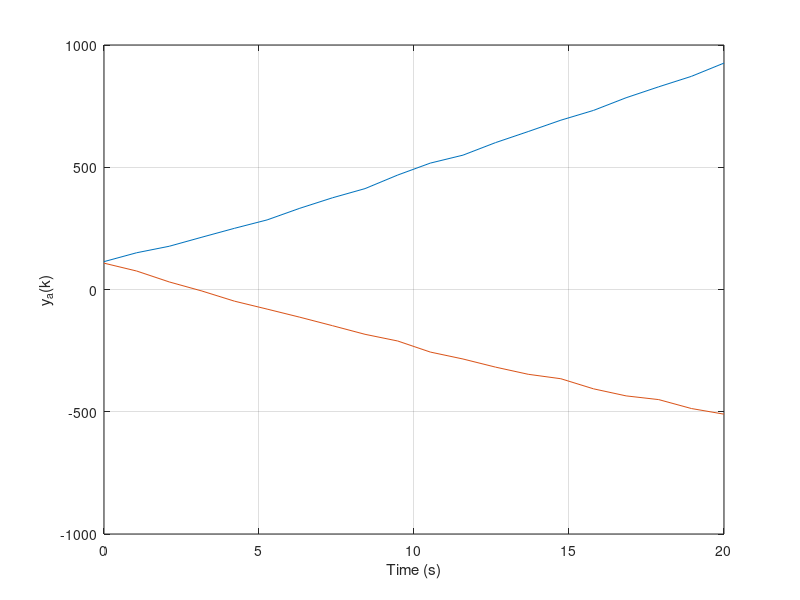
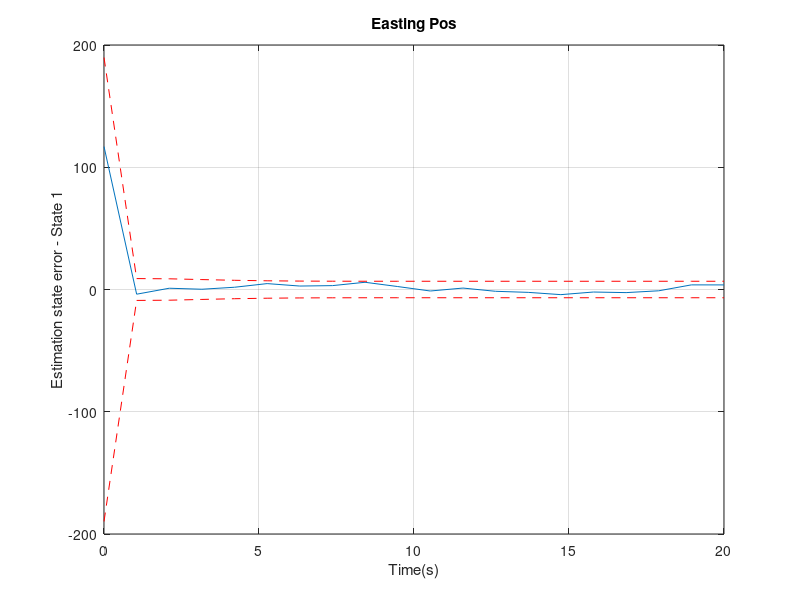
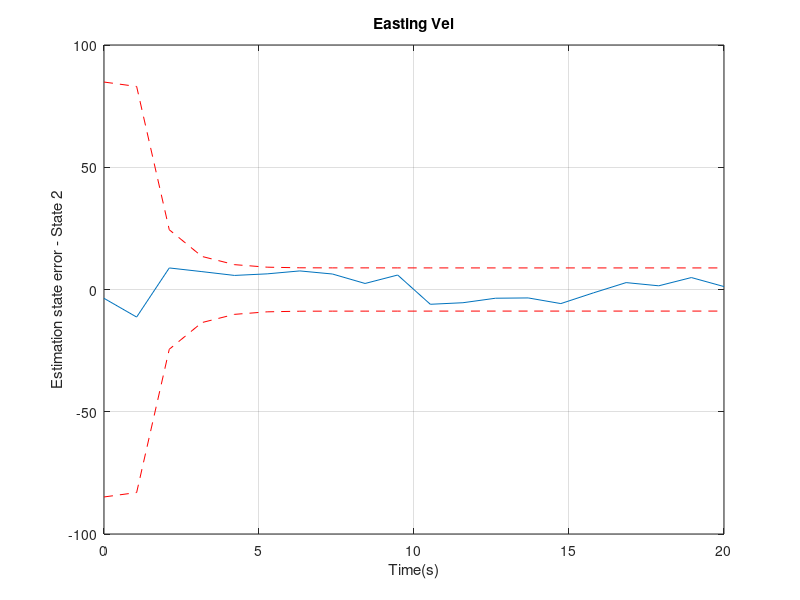
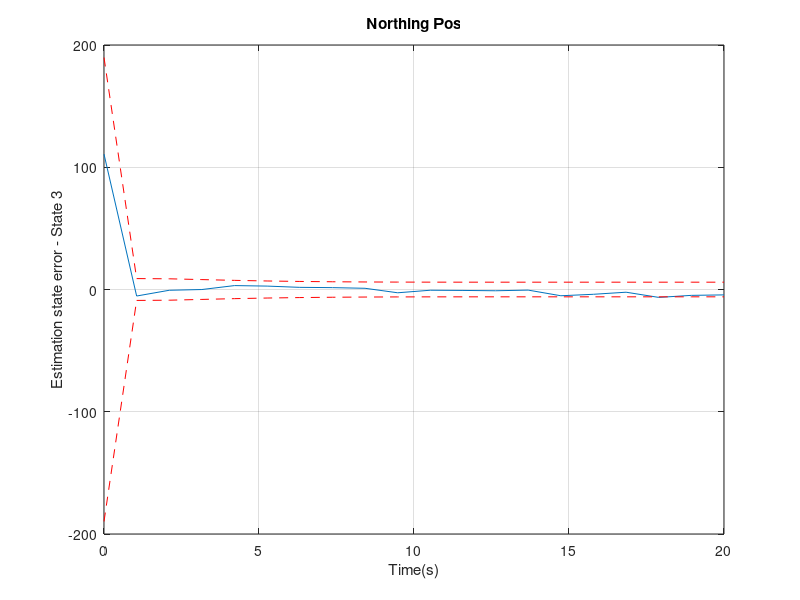

Reproduce these figures in MATLAB, in order. (Note: this script raises an error after producing the figures.)
clc
clear all
close all

%% Constants Definition
delta_t = 0.5;
time = linspace(0,300,300);
Omega_a = 0.045;
Omega_b = -0.045;

qw = 10;
W = qw*[2 0.05;0.05 0.5];

GamA = [0 0;1 0;0 0;0 1];
GamB = [0 0;1 0;0 0;0 1];

%%%%%%%%%%%%%%%%%%%%%%%%%%%%%%%%%%
%% PART A 
%%%%%%%%%%%%%%%%%%%%%%%%%%%%%%%%%%
A_mat = @(omega) [0 1 0 0;0 0 0 -omega;0 0 0 1;0 omega 0 0];
A_a = A_mat(Omega_a)
A_b = A_mat(Omega_b)

F_mat = @(omega, dt) [1, sin(omega * dt) / omega, 0, -(1 - cos(omega * dt)) / omega;
                      0, cos(omega * dt), 0, -sin(omega * dt);
                      0, (1 - cos(omega * dt)) / omega, 1, sin(omega * dt) / omega;
                      0, sin(omega * dt), 0, cos(omega * dt)];


Fa = F_mat(Omega_a, delta_t)
Fb = F_mat(Omega_b, delta_t)


Z = @(dt, A, gamma, W_mat) dt * [-A, gamma * W_mat * gamma'; zeros(4, 4), A'];

Za = Z(delta_t, A_a, GamA, W);
Zb = Z(delta_t, A_b, GamB, W);

e_za = expm(Za);
e_zb = expm(Zb);

FinvQA = e_za(1:4, 5:8);
Qa = (Fa')' * FinvQA

FinvQB = e_zb(1:4, 5:8);
Qb = (Fb')' * FinvQB


%%%%%%%%%%%%%%%%%%%%%%%%%%%
%% PART B - i
%%%%%%%%%%%%%%%%%%%%%%%%%%%
% set random number seed for consistency between runs
rng(100)

Ha=[1 0 0 0; 0 0 1 0];
Ra=[20 0.05; 0.05 20];

load('hw8problem1_data')
xa = xasingle_truth;

% generate noisy measurements 
for i = 1:length(xasingle_truth)
    noise = mvnrnd([0 0], Ra);
    y_k(:,i) = Ha * xasingle_truth(:,i) + noise';
end

figure(1)
time = linspace(0, 20, 20);
plot(time,y_k(:, 1:20))

xlabel('Time (s)')
ylabel('y_a(k)')
grid on


%%%%%%%%%%%%%%%%%%%%%%%%%%%%%%
%% PART B - ii 
%%%%%%%%%%%%%%%%%%%%%%%%%%%%%%
% initial mean and covariance guesses 
mu_a = [0 85 * cos(pi / 4), 0, -85 * sin(pi / 4)]';
P0_a = 900 * diag([10, 2, 10, 2]);

xp = mu_a;
P = P0_a;
K = zeros(4,2);

% Kalman Filter 
for i = 1:(length(xasingle_truth) - 1)
    % Prediction Step 
    xm = Fa * xp(:, i);
    Pm = Fa * P(:,:,i) * Fa' + Qa;
    K(:, :, i+1) = Pm * Ha' * inv(Ha * Pm * Ha' + Ra);
    
    % Correction Step 
    xp(:, i+1) = xm + K(:, :, i+1) * (y_k(:, i+1) - Ha * xm);
    P(:, :, i+1) = (eye(4) - K(:, :, i+1) * Ha) * Pm;
end

est_state_error = xasingle_truth - xp;

sigma1 = reshape(sqrt(P(1,1,:)),1,201);
sigma2 = reshape(sqrt(P(2,2,:)),1,201);
sigma3 = reshape(sqrt(P(3,3,:)),1,201);
sigma4 = reshape(sqrt(P(4,4,:)),1,201);


upper1 = mu_a(1,:) + 2*sigma1;
lower1 = mu_a(1,:) - 2*sigma1;

upper2 = + 2*sigma2;
lower2 = - 2*sigma2;

upper3 = mu_a(3,:) + 2*sigma3;
lower3 = mu_a(3,:) - 2*sigma3;

upper4 = + 2*sigma4;
lower4 = - 2*sigma4;




figure()
plot(time,est_state_error(1,1:20),time,upper1(1:20),'--r',time,lower1(1:20),'--r')
xlabel('Time(s)')
ylabel('Estimation state error - State 1')
grid on
title('Easting Pos')

figure()
plot(time,est_state_error(2,1:20),time,upper2(1:20),'--r',time,lower2(1:20),'--r')
xlabel('Time(s)')
ylabel('Estimation state error - State 2')
grid on
title('Easting Vel')

figure()
plot(time,est_state_error(3,1:20),time,upper3(1:20),'--r',time,lower3(1:20),'--r')
xlabel('Time(s)')
ylabel('Estimation state error - State 3')
grid on
title('Northing Pos')

figure()
plot(time,est_state_error(4,1:20),time,upper4(1:20),'--r',time,lower4(1:20),'--r')

xlabel('Time(s)')
ylabel('Estimation state error - State 4')
grid on
title('Northing Vel')


%%%%%%%%%%%%%%%%%%%
%% PART C -- Setup 
%%%%%%%%%%%%%%%%%%%
mu_a_0 = [0, 85 * cos(pi / 4), 0, -85 * sin(pi / 4)]; 
P_a_0 = 900 * diag([10, 2, 10, 2]); 
mu_b_0 = [3200, 85 * cos(pi / 4), 3200, -85 * sin(pi / 4)];
P_b_0 = 900 * diag([11, 4, 11, 4]); 

R_d = [10 , 0.15; 0.15, 10]; 

%%%%%%%%%%%%%%%%
%% PART C -- i
%%%%%%%%%%%%%%%%

for i = 1:length(xadouble_truth)
    noise = mvnrnd([0 0], R_d); 
    y_ap(:,i)=Ha*xadouble_truth(:,i)+noise';
    y_d(:,i) = Ha*xadouble_truth(:, i) - Ha*xbdouble_truth(:,i) + noise';
end

y_sk = [y_ap;y_d];
x_sk = [xadouble_truth;xbdouble_truth];


F_block = blkdiag(Fa,Fb);
Q_block = blkdiag(Qa,Qb);
R_block = blkdiag(Ra,Rd);
H_block = [Ha zeros(size(Ha));Ha -Ha];

for i = 1:(length(xadouble_truth) - 1)
    % Prediction Step 
    xm = Fa * xp(:, i);
    Pm = Fa * P(:,:,i) * Fa' + Qa;
    K(:, :, i+1) = Pm * Ha' * inv(Ha * Pm * Ha' + Ra);
    
    % Correction Step 
    xp(:, i+1) = xm + K(:, :, i+1) * (y_k(:, i+1) - Ha * xm);
    P(:, :, i+1) = (eye(4) - K(:, :, i+1) * Ha) * Pm;
    
end 
%%%%%%%%%%%%%%%%

%% PART C -- ii 
%%%%%%%%%%%%%%%%

%%%%%%%%%%%%%%%%%
%% PART C -- iii
%%%%%%%%%%%%%%%%%%
